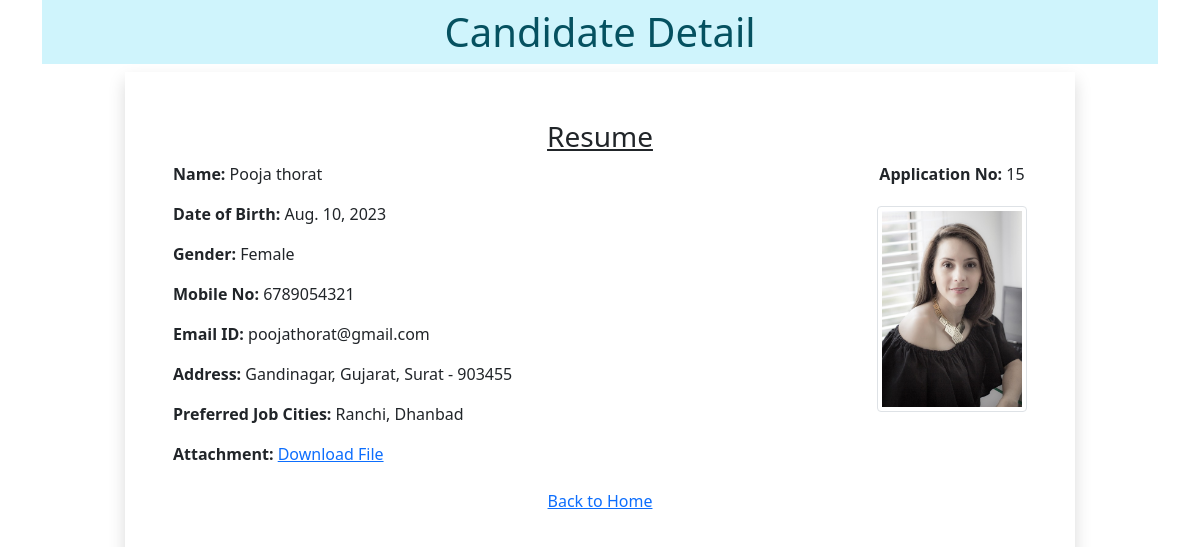
/15, run on the app's committed database.
### myapp/models.py (models this page shows)
class Resume(models.Model):
    name = models.CharField(max_length=100)
    dob = models.DateField(auto_now=False , auto_now_add=False)
    gender = models.CharField(max_length=70)
    mobile = models.PositiveIntegerField()
    email = models.EmailField()
    locality = models.CharField(max_length=100)
    state = models.CharField(choices= STATE_CHOICE, max_length=50)
    city = models.CharField(max_length=100)
    pincode = models.PositiveIntegerField()
    job_city = models.CharField(max_length=70)
    profile_image = models.ImageField(upload_to='profileimg' , blank=True)
    my_file = models.FileField(upload_to='doc', blank=True)

### myapp/views.py (the view)
# urls.py: path('<int:pk>', views.CandidateView.as_view(), name='candidate')
class CandidateView(View):
    def get(self, request , pk):
        candidate = Resume.objects.get(pk=pk)
        return render(request, 'myapp/candidate.html' , {'candidate': candidate})

### myapp/templatetags/myfilter.py (called while the page is built)
@register.filter(name='remove_special')
def remove_chars(value, arg):
    for character in arg:
        value = value.replace(character, "")
    return value

### myapp/templates/myapp/candidate.html (shortened to what this page needs)
<!DOCTYPE html>
{% load myfilter %}
<html lang="en">
<head>
    <link href="https://cdn.jsdelivr.net/npm/bootstrap@5.0.0-beta2/dist/css/bootstrap.min.css" rel="stylesheet"
>
</head>
<body>
    <div class="container">
        <h1 class="alert-info text-center p-2">Candidate Detail</h1>
        <div class="row">
            <div class="col-sm-10 shadow p-5 offset-sm-1">
                <h3 class="text-center"><u>Resume</u></h3>
                <div class="float-end">
                    <p class="text-center"><b>Application No:</b> {{candidate.id}}</p>
                    <img src="{{candidate.profile_image.url}}" alt="" class="img-fluid img-thumbnail mt-1" width="150" height="150">
                </div>
                <p><b>Name:</b> {{candidate.name}}</p>
                <p><b>Date of Birth:</b> {{candidate.dob}}</p>
                <p><b>Gender:</b> {{candidate.gender}}</p>
                <p><b>Mobile No:</b> {{candidate.mobile}}</p>
                <p><b>Email ID:</b> {{candidate.email}}</p>
                <p><b>Address:</b> {{candidate.locality}}, {{candidate.state}}, {{candidate.city}} - {{candidate.pincode}}</p>
                <p><b>Preferred Job Cities:</b> {{candidate.job_city|remove_special:"[]'"}}  </p>
                <p><b>Attachment:</b> <a href="{{candidate.my_file.url}}">Download File</a></p>
                <div class="text-center">
                    <a href="/" class="btn btn-link">Back to Home</a>
                </div>
            </div>
        </div>
    </div>
</body>
</html>

### data on the page
Resume: id "15", profile_image (picture), name "Pooja thorat", dob "Aug. 10, 2023", gender "Female", mobile "6789054321", email "poojathorat@gmail.com", locality "Gandinagar", state "Gujarat", city "Surat", pincode "903455", job_city|remove_special "Ranchi, Dhanbad"
